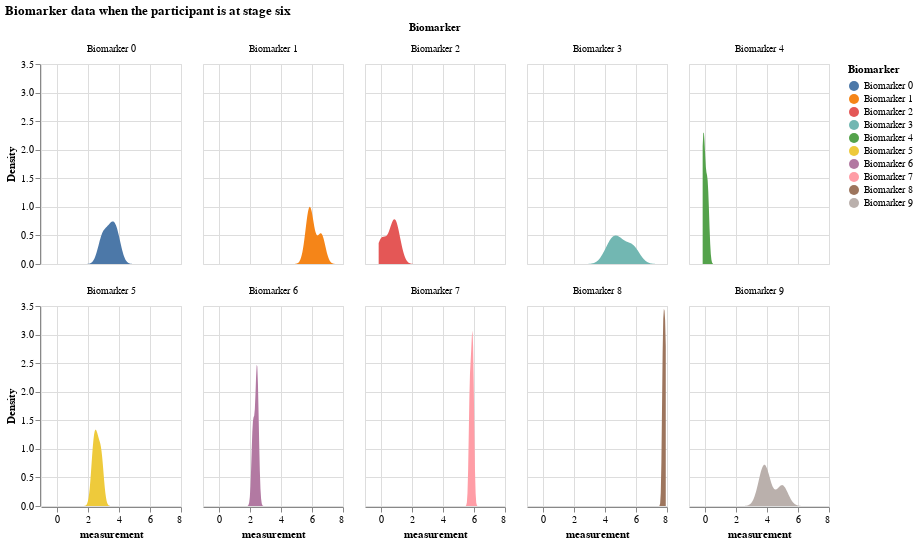

This figure's notebook cell:
### Markdown cell above
### Distribution of all biomarker values when the participant is at a certain disease stage

### Code cell
# biomarker data when the participant is at stage 6
df_kj_6 = df_expanded[df_expanded.k_j == 6]
df_kj_6

alt.Chart(df_kj_6).transform_density(
    'measurement',
    as_=['measurement', 'Density'],
    groupby=['Biomarker']
).mark_area().encode(
    x="measurement:Q",
    y="Density:Q",
    facet = alt.Facet(
        "Biomarker:N",
        columns = 5
    ),
    color=alt.Color(
        'Biomarker:N'
    )
).properties(
    width= 140,
    height = 200,
).properties(
    title='Biomarker data when the participant is at stage six'
)

### Figure 1 — Vega-Lite specification as saved in the notebook (floating-point values rounded to 4 significant figures)
{"config": {"view": {"continuousWidth": 300, "continuousHeight": 300}}, "data": {"name": "data-07496ea278526170cc34ba5e4a137f68"}, "mark": {"type": "area"}, "encoding": {"color": {"field": "Biomarker", "type": "nominal"}, "facet": {"columns": 5, "field": "Biomarker", "type": "nominal"}, "x": {"field": "measurement", "type": "quantitative"}, "y": {"field": "Density", "type": "quantitative"}}, "height": 200, "title": "Biomarker data when the participant is at stage six", "transform": [{"density": "measurement", "groupby": ["Biomarker"], "as": ["measurement", "Density"]}], "width": 140, "$schema": "https://vega.github.io/schema/vega-lite/v5.16.3.json", "datasets": {"data-07496ea278526170cc34ba5e4a137f68": [{"Biomarker": "Biomarker 0", "participant": 15, "measurement": 3.472, "k_j": 6, "k_n": 9, "drawn_from": "healthy"}, {"Biomarker": "Biomarker 0", "participant": 54, "measurement": 3.873, "k_j": 6, "k_n": 9, "drawn_from": "healthy"}, {"Biomarker": "Biomarker 0", "participant": 76, "measurement": 2.951, "k_j": 6, "k_n": 9, "drawn_from": "healthy"}, {"Biomarker": "Biomarker 1", "participant": 15, "measurement": 5.929, "k_j": 6, "k_n": 7, "drawn_from": "healthy"}, {"Biomarker": "Biomarker 1", "participant": 54, "measurement": 6.607, "k_j": 6, "k_n": 7, "drawn_from": "healthy"}, {"Biomarker": "Biomarker 1", "participant": 76, "measurement": 5.793, "k_j": 6, "k_n": 7, "drawn_from": "healthy"}, {"Biomarker": "Biomarker 2", "participant": 15, "measurement": 1.044, "k_j": 6, "k_n": 4, "drawn_from": "diseased"}, {"Biomarker": "Biomarker 2", "participant": 54, "measurement": 0.06131, "k_j": 6, "k_n": 4, "drawn_from": "diseased"}, {"Biomarker": "Biomarker 2", "participant": 76, "measurement": 0.7675, "k_j": 6, "k_n": 4, "drawn_from": "diseased"}, {"Biomarker": "Biomarker 3", "participant": 15, "measurement": 4.926, "k_j": 6, "k_n": 10, "drawn_from": "healthy"}, {"Biomarker": "Biomarker 3", "participant": 54, "measurement": 4.367, "k_j": 6, "k_n": 10, "drawn_from": "healthy"}, {"Biomarker": "Biomarker 3", "participant": 76, "measurement": 5.793, "k_j": 6, "k_n": 10, "drawn_from": "healthy"}, {"Biomarker": "Biomarker 4", "participant": 15, "measurement": 0.1979, "k_j": 6, "k_n": 5, "drawn_from": "diseased"}, {"Biomarker": "Biomarker 4", "participant": 54, "measurement": -0.0136, "k_j": 6, "k_n": 5, "drawn_from": "diseased"}, {"Biomarker": "Biomarker 4", "participant": 76, "measurement": -0.1217, "k_j": 6, "k_n": 5, "drawn_from": "diseased"}, {"Biomarker": "Biomarker 5", "participant": 15, "measurement": 2.363, "k_j": 6, "k_n": 6, "drawn_from": "diseased"}, {"Biomarker": "Biomarker 5", "participant": 54, "measurement": 2.876, "k_j": 6, "k_n": 6, "drawn_from": "diseased"}, {"Biomarker": "Biomarker 5", "participant": 76, "measurement": 2.588, "k_j": 6, "k_n": 6, "drawn_from": "diseased"}, {"Biomarker": "Biomarker 6", "participant": 15, "measurement": 2.519, "k_j": 6, "k_n": 2, "drawn_from": "diseased"}, {"Biomarker": "Biomarker 6", "participant": 54, "measurement": 2.212, "k_j": 6, "k_n": 2, "drawn_from": "diseased"}, {"Biomarker": "Biomarker 6", "participant": 76, "measurement": 2.428, "k_j": 6, "k_n": 2, "drawn_from": "diseased"}, {"Biomarker": "Biomarker 7", "participant": 15, "measurement": 5.962, "k_j": 6, "k_n": 8, "drawn_from": "healthy"}, {"Biomarker": "Biomarker 7", "participant": 54, "measurement": 5.867, "k_j": 6, "k_n": 8, "drawn_from": "healthy"}, {"Biomarker": "Biomarker 7", "participant": 76, "measurement": 5.735, "k_j": 6, "k_n": 8, "drawn_from": "healthy"}, {"Biomarker": "Biomarker 8", "participant": 15, "measurement": 7.921, "k_j": 6, "k_n": 3, "drawn_from": "diseased"}, {"Biomarker": "Biomarker 8", "participant": 54, "measurement": 7.729, "k_j": 6, "k_n": 3, "drawn_from": "diseased"}, {"Biomarker": "Biomarker 8", "participant": 76, "measurement": 7.822, "k_j": 6, "k_n": 3, "drawn_from": "diseased"}, {"Biomarker": "Biomarker 9", "participant": 15, "measurement": 4.999, "k_j": 6, "k_n": 1, "drawn_from": "diseased"}, {"Biomarker": "Biomarker 9", "participant": 54, "measurement": 3.835, "k_j": 6, "k_n": 1, "drawn_from": "diseased"}, {"Biomarker": "Biomarker 9", "participant": 76, "measurement": 3.852, "k_j": 6, "k_n": 1, "drawn_from": "diseased"}]}}
